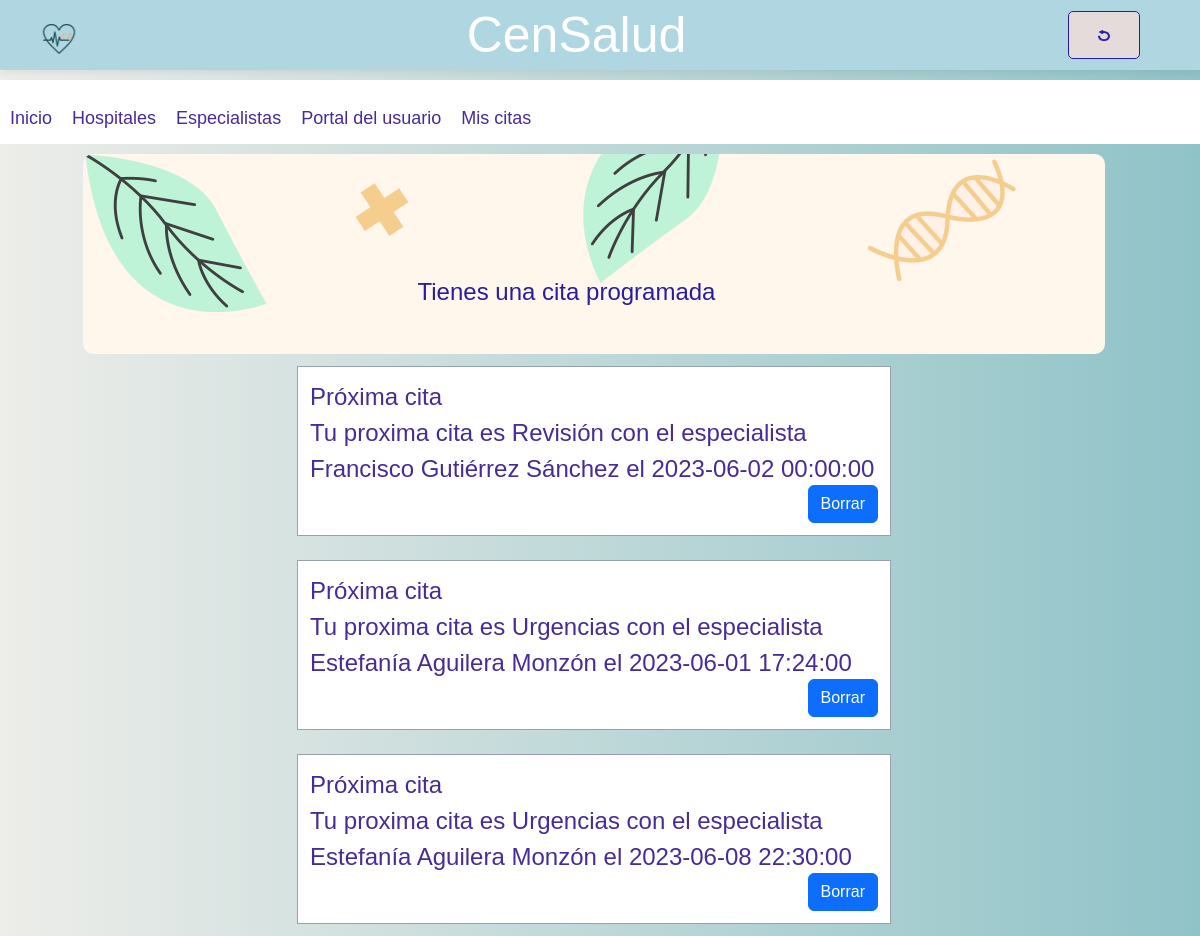
The page /vista/mis_citas.php (signed in) on the database its author committed.
### tables this page shows
CREATE TABLE `cita` (
  `idCita` int(11) NOT NULL,
  `Hora` datetime NOT NULL,
  `idPersonal` int(11) NOT NULL,
  `idUsuario` int(11) NOT NULL,
  `idTipoCita` int(11) NOT NULL,
  `informe` varchar(10000) DEFAULT NULL
);

CREATE TABLE `tipocita` (
  `idTipoCita` int(11) NOT NULL,
  `Nombre` varchar(100) NOT NULL,
  `Duracion` int(50) DEFAULT NULL
);

CREATE TABLE `personal` (
  `idPersonal` int(11) NOT NULL,
  `Nombre` varchar(150) NOT NULL,
  `Apellido` varchar(150) NOT NULL,
  `Telefono` varchar(45) NOT NULL,
  `dni` varchar(9) DEFAULT NULL
);

### modelo/crud.php (called while the page is built, shortened)
<?php
function crud_select($tabla, $campo, $condicion) {
    try {
        $dsn = 'mysql:host=localhost;dbname=hospital';
        $username = 'root';
        $password = '';
        $pdo = new PDO($dsn, $username, $password);
        $sql = "SELECT * FROM $tabla WHERE $campo = '$condicion'";
        $stmt = $pdo->prepare($sql);
        $stmt->execute();
        return $stmt->fetchAll(PDO::FETCH_ASSOC);
    } catch (PDOException $e) {
        echo "Error: " . $e->getMessage();
    }
}
?>

### vista/mis_citas.php (the view, shortened to what this page needs)
<!DOCTYPE html>
<html>
<head>
    <link rel="stylesheet" type="text/css" href="css/mis_citas.css">
    <link rel="stylesheet" type="text/css" href="css/cabecera.css">
    <link rel="stylesheet" type="text/css" href="css/barra_navegacion.css">
    <link rel="stylesheet" type="text/css" href="css/portal_usuario.css">
    <link href="https://cdn.jsdelivr.net/npm/bootstrap@5.3.0-alpha3/dist/css/bootstrap.min.css" rel="stylesheet"
>
</head>
<?php
require_once('../modelo/crud.php');
$citas = crud_select('cita', 'idUsuario', $_SESSION['idUsuario'] );
?>
<body class="body-fondo">
    <header class="main-header">
        <div class="logo-container">
            <a href="index.php"><img src="logos/logo_hospital4.png"></a>
        </div>
        <div class="title-container">
            <h1>CenSalud</h1>
        </div>
        <div class="button-container">
            <a href="portal_usuario.php" class="c-button user-button"><img src="logos/logo_volver-1.png"
                    class="logo-volver"></a>
        </div>
    </header>
    <div class="main">
        <nav>
            <ul>
                <li><a href="index.php">Inicio</a></li>
                <li><a href="centros_hospitalarios.html">Hospitales</a></li>
                <li><a href="especialistas.html">Especialistas</a></li>
                <li><a href="portal_usuario.php">Portal del usuario</a></li>
                <li><a href="mis_citas.php">Mis citas</a></li>
            </ul>
        </nav>
        <div class="cuerpo-citas">
            <div class="cabecera-cuerpo-citas">
                <?php
    if($citas)
      echo '<p>Tienes una cita programada</p>';
    else
      echo '<p>No tienes ninguna cita programada</p>';
    ?>
            </div>
            <?php
    foreach ($citas as $cita) {
      $tipo_cita = crud_select('TipoCita', 'idTipoCita',$cita['idTipoCita'] );
      $personal = crud_select('Personal', 'idPersonal',$cita['idPersonal'] );
    echo '<div class="tarjeta-citas">
      Próxima cita<br>
        Tu proxima cita es ' . $tipo_cita[0]['Nombre']. ' con el especialista ' . $personal[0]['Nombre'] . ' ' . $personal[0]['Apellido'] . ' el ' . $cita['Hora'] . '<br>
        <form action="" method="GET"><input type="hidden" name="idCita" value="' . $cita['idCita'] . '">
        <button onclick="confirm(\'¿Estas seguro de borrar el registro?\');" class="btn btn-primary" type="submit" name="borrar" value="Borrar">Borrar</button>
      </form> </p>
    </div>';}
    ?>
        </div>
    </div>
</body>
</html>

### vista/css/mis_citas.css (style rules this page uses)
.cabecera-cuerpo-citas { text-align: center; font-size: 30px; margin-top: 10px; color: #281da2; font-family: lexend, Arial, Helvetica, sans-serif; height: 200px; width: 86%; border-radius: 10px; background-image: url("../imagenes/imagenes_portal_de_usuario/MisCitas_Portal_usuario.png"); }
.cabecera-cuerpo-citas p { padding-top: 120px; padding-right: 55px; font-size: 24px; }
.cuerpo-citas { display: flex; justify-content: center; flex-wrap: wrap; }
.tarjeta-citas { border: 1px solid rgb(153, 160, 174); width: 50%; height: 170px; padding: 12px; margin: 12px; background-color:white; color: #482b97; font-size: 28px; cursor: pointer; font-size: 24px; display: flex; position: relative; flex-direction: column; }
.tarjeta-citas form { position: absolute; bottom: 12px; right: 12px; }

### vista/css/cabecera.css (style rules this page uses)
.body-fondo { background: -webkit-linear-gradient(left,#EDEDE9, #90C3C8); font-family: 'Montserrat', sans-serif; margin: 0px; width: auto; }
.main-header { display: flex; justify-content: space-between; align-items: center; position: fixed; top: 0; left: 0; width: 100vw; height: 70px; background-color: #b0d6e2; box-shadow: 0 0 10px rgba(0, 0, 0, 0.1); z-index: 999; }
header { height: 60px; background-color: #fff; box-shadow: 0 2px 4px rgba(0, 0, 0, 0.1); display: flex; justify-content: space-between; align-items: center; padding: 0 20px; }
.logo-container img { height: 100px; padding-top:25px; }
.title-container h1 { font-size: 50px; margin: 0; color: #ffffff; font-family: lexend, Arial, Helvetica, sans-serif; }
.button-container { display: flex; align-items: center; padding-right: 40px; }
.c-button { display: inline-block; padding: 10px 20px; text-decoration: none; border-radius: 5px; margin-left: 10px; }
.user-button { background-color: #e6dbdb; color: #281da2; border: 1px solid #281da2; }
.logo-volver { height: 25px; width: 30px; }

### vista/css/barra_navegacion.css (style rules this page uses)
nav { background-color: white; color: #281da2; display: flex; padding-bottom: 12px; justify-content: space-between; align-items: center; width: 100vw; padding-top: 25px; padding-left: 10px; font-size: 18px; }
nav ul { list-style: none; display: flex; margin: 0; padding: 0; }
nav ul li { margin-right: 20px; }
nav ul li a { color: #482b97; text-decoration: none; }
.main { margin-top: 80px; width: 99vw; }

### rows shown on the page
cita: idTipoCita.Nombre "Revisión", idPersonal.Nombre "Francisco", idPersonal.Apellido "Gutiérrez Sánchez", Hora "2023-06-02 00:00:00"
cita: idTipoCita.Nombre "Urgencias", idPersonal.Nombre "Estefanía", idPersonal.Apellido "Aguilera Monzón", Hora "2023-06-01 17:24:00"
cita: idTipoCita.Nombre "Urgencias", idPersonal.Nombre "Estefanía", idPersonal.Apellido "Aguilera Monzón", Hora "2023-06-08 22:30:00"
